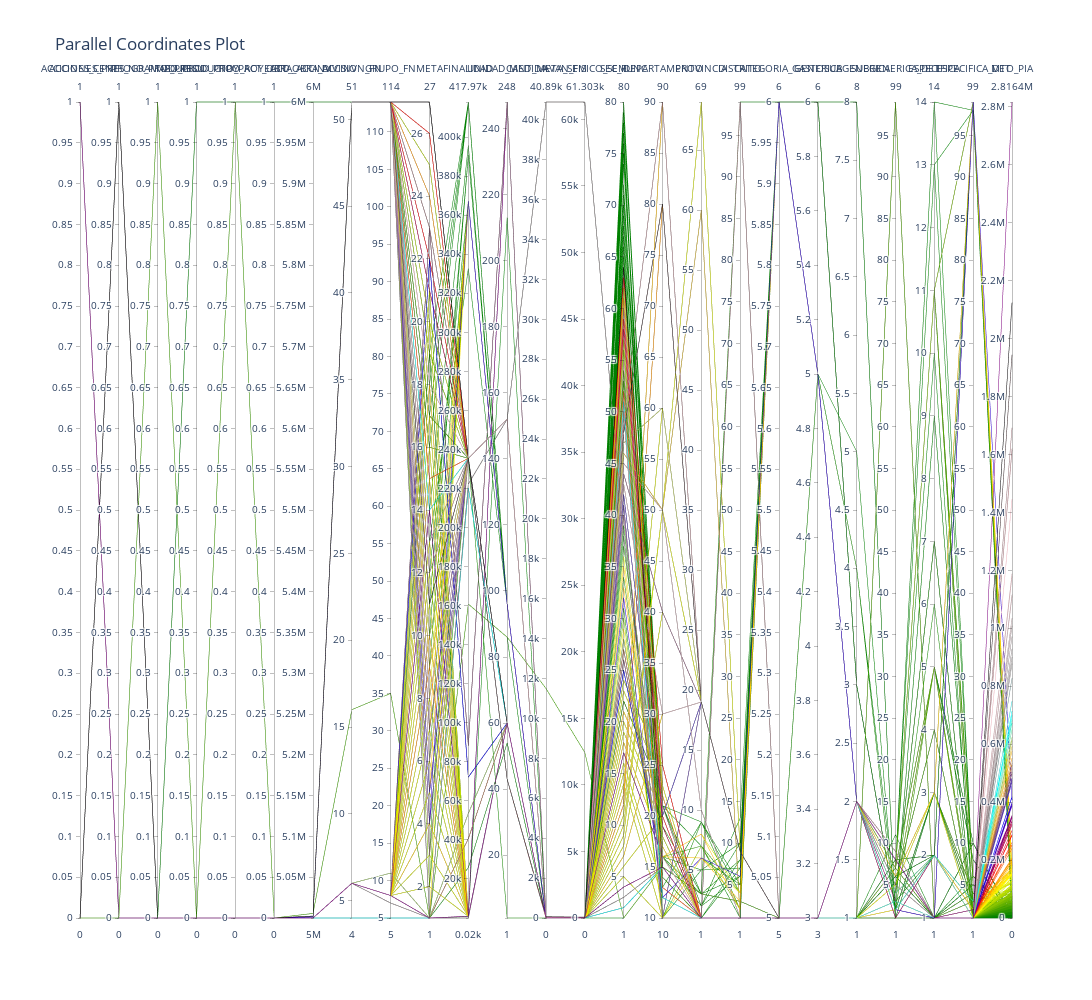

Write notebook code for a chart like this one.
### Markdown cell above
## Gráficos de Coordenadas Paralelas para observar patrones (VARIABLES ACTUALES TODAS)

### Code cell
def plot_parallel_coordinates(df, target="MTO_PIA", color_scl="Jet"):
    fig = go.Figure(data=go.Parcoords(
        line=dict(color=df[target],
                  colorscale=color_scl,
                  cmin=df[target].min(),
                  cmax=df[target].max()),
        dimensions=[dict(range=[df[column].min(), df[column].max()],
                         label=column,
                         values=df[column]) for column in df.columns]
    ))
    # Actualizar la configuración del layout para rotar los labels a vertical
    fig.update_layout(title="Parallel Coordinates Plot", height=1000, width=4000,
                      xaxis=dict(tickangle=90),
                      yaxis=dict(tickangle=0))
    fig.show()

plot_parallel_coordinates(df_train, color_scl= [ [0.0, "green"],[0.05, "yellow"], [0.1, "red"], [0.15, "blue"], [0.2, "orange"], [0.25, "cyan"], [0.3, "gray"], [0.5, "pink"], [0.75, "black"], [1.0, "purple"]])

### Figure 1 — Plotly figure (JSON) as saved in the notebook; plotly's stock layout.template omitted (floating-point values rounded to 4 significant figures; data arrays with more than 128 entries replaced by an {"elided": "..."} marker saying what was removed)
{"data": [{"dimensions": [{"label": "ACCIONES_CENT", "range": [0, 1], "values": {"elided": "1464 int values"}}, {"label": "ACCIONES_PRES_NO_PRODUC", "range": [0, 1], "values": {"elided": "1464 int values"}}, {"label": "PROGRAMAS_PRESU", "range": [0, 1], "values": {"elided": "1464 int values"}}, {"label": "TIPO_PROD_PROY", "range": [0, 1], "values": {"elided": "1464 int values"}}, {"label": "PRODUCTO_PROYECTO", "range": [0, 1], "values": {"elided": "1464 int values"}}, {"label": "TIPO_ACT_OBRA_ACCINV", "range": [0, 1], "values": {"elided": "1464 int values"}}, {"label": "ACT_OBRA_ACCINV", "range": [5000001, 6000032], "values": {"elided": "1464 int values"}}, {"label": "DIVISION_FN", "range": [4, 51], "values": {"elided": "1464 int values"}}, {"label": "GRUPO_FN", "range": [5, 114], "values": {"elided": "1464 int values"}}, {"label": "META", "range": [1, 27], "values": {"elided": "1464 int values"}}, {"label": "FINALIDAD", "range": [17, 417965], "values": {"elided": "1464 int values"}}, {"label": "UNIDAD_MEDIDA", "range": [1, 248], "values": {"elided": "1464 int values"}}, {"label": "CANT_META_SEM", "range": [0, 40890], "values": {"elided": "1464 int values"}}, {"label": "AVAN_FISICO_SEM", "range": [0, 61303], "values": {"elided": "1464 int values"}}, {"label": "SEC_FUNC", "range": [1, 80], "values": {"elided": "1464 int values"}}, {"label": "DEPARTAMENTO", "range": [10, 90], "values": {"elided": "1464 int values"}}, {"label": "PROVINCIA", "range": [1, 69], "values": {"elided": "1464 int values"}}, {"label": "DISTRITO", "range": [1, 99], "values": {"elided": "1464 int values"}}, {"label": "CATEGORIA_GASTO", "range": [5, 6], "values": {"elided": "1464 int values"}}, {"label": "GENERICA", "range": [3, 6], "values": {"elided": "1464 int values"}}, {"label": "SUBGENERICA", "range": [1, 8], "values": {"elided": "1464 int values"}}, {"label": "SUBGENERICA_DET", "range": [1, 99], "values": {"elided": "1464 int values"}}, {"label": "ESPECIFICA", "range": [1, 14], "values": {"elided": "1464 int values"}}, {"label": "ESPECIFICA_DET", "range": [1, 99], "values": {"elided": "1464 int values"}}, {"label": "MTO_PIA", "range": [0, 2816373], "values": {"elided": "1464 int values"}}], "line": {"cmax": 2816373, "cmin": 0, "color": {"elided": "1464 int values"}, "colorscale": [[0, "green"], [0.05, "yellow"], [0.1, "red"], [0.15, "blue"], [0.2, "orange"], [0.25, "cyan"], [0.3, "gray"], [0.5, "pink"], [0.75, "black"], [1, "purple"]]}, "type": "parcoords"}], "layout": {"height": 1000, "title": {"text": "Parallel Coordinates Plot"}, "width": 4000, "xaxis": {"tickangle": 90}, "yaxis": {"tickangle": 0}}}
